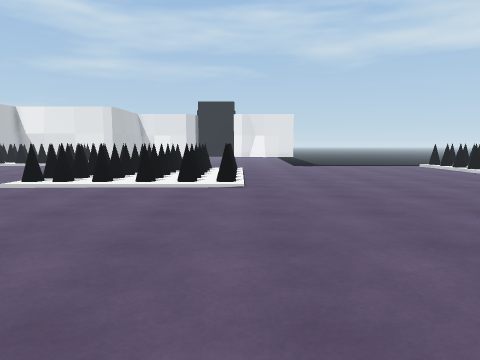
View 1 (above)

18 first-person views from a walk through a 3-D level made in the Unity game engine. The camera is 1.3 m above the floor, tilts 6° down and sees 70° across. The floor is counted in squares, 1 m on a side. Each view is taken from the middle of a square. On the plan, view 1 faces up. The plan holds only what a view shows up to about 15 squares ahead; the rest is blank. The place goes on beyond the plan. The player character is not drawn.

View 2
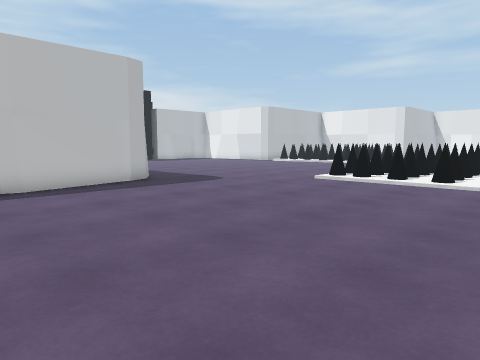

View 3
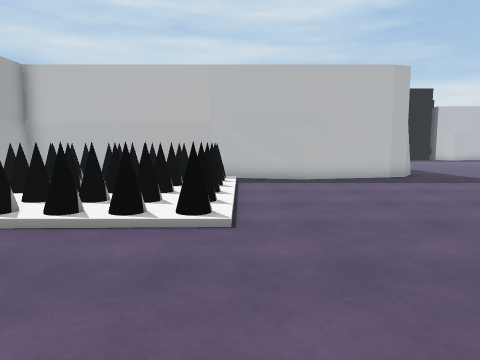

View 4
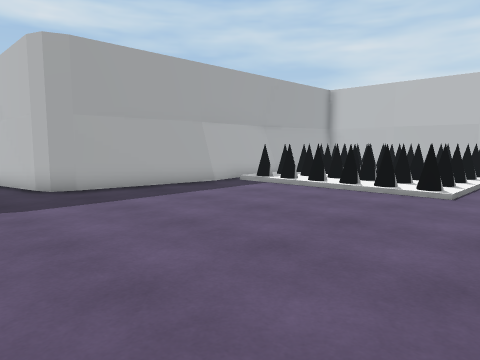

View 5
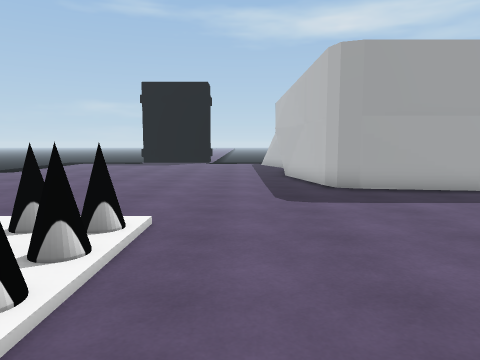

View 6
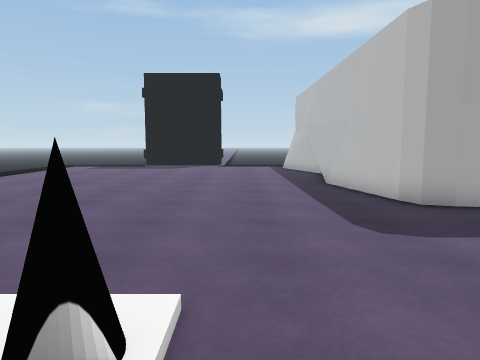

View 7
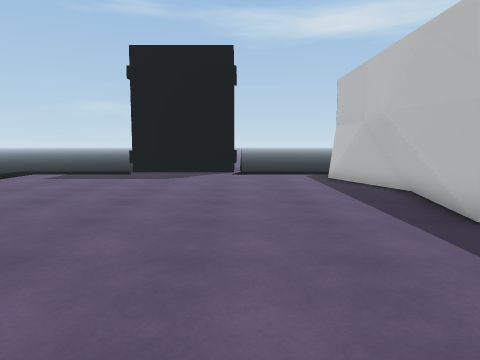

View 8
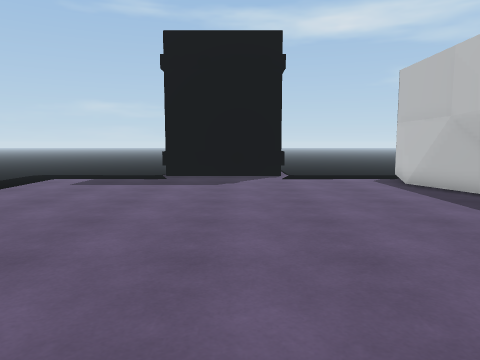

View 9
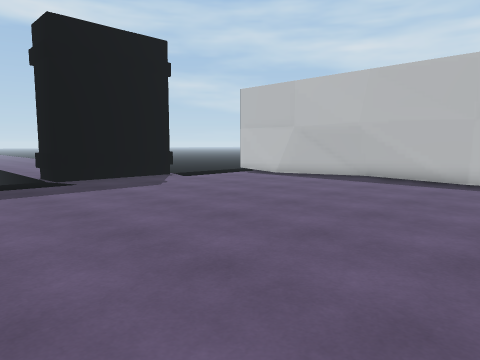

View 10
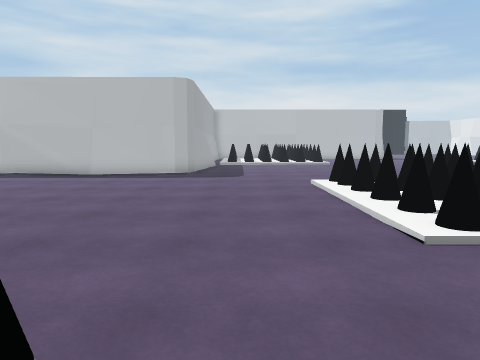

View 11
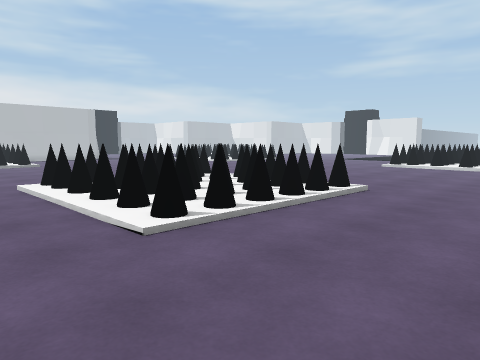

View 12
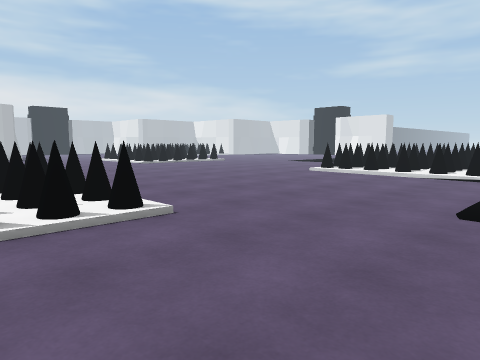

View 13
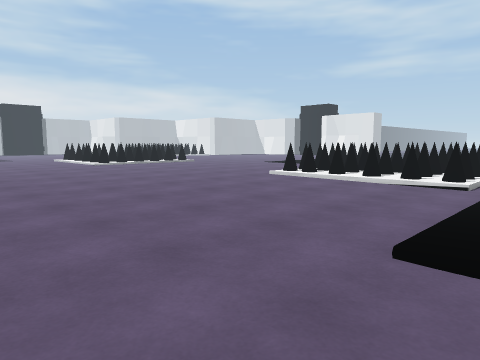

View 14
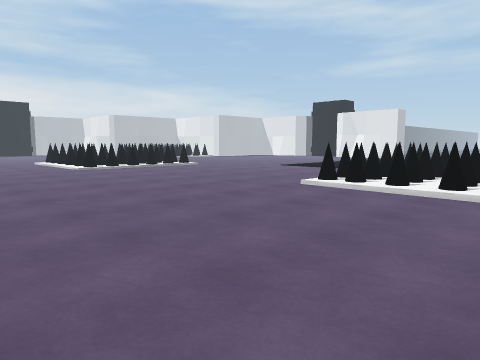

View 15
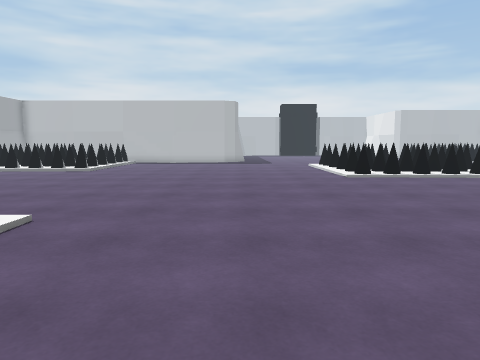

View 16
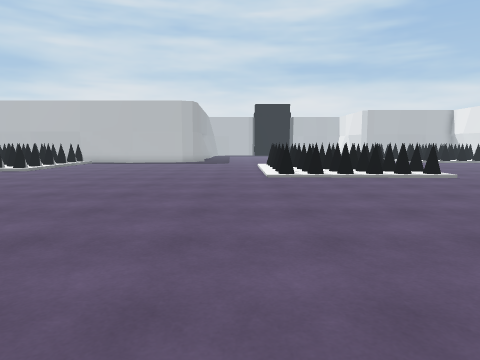

View 17
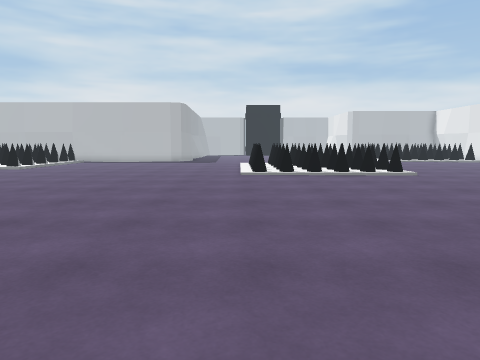

View 18
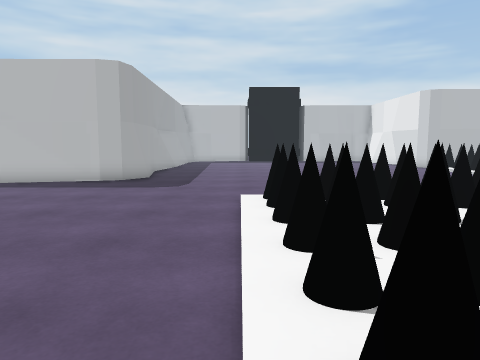

### Floor plan
Key: @ floor where view 1 was taken; # wall or solid block; x gap in a wall; . main floor; : floor 0.25 m higher than the main floor; / step, stairs or slope; = window, fence, low wall or low ledge; v drop or lower ground.
Columns run from 14 left of view 1 to 20 right of it. Each row starts with its distance up from view 1.
 17             #//....      # # # #
 16           = =::...... .. # #:# #/
 15         = #=#::..........###:###/
 14        /=:#=#::..........###:###/
 13      ..#=:#=#:x..........////////
 12       .#=:###:x..................
 11  ......##:###:#..................
 10 ..................................
  9 ..................................
  8 ..................................
  7 ..................................
  6 ###...............................
  5   #................................
  4   ##...............................
  3   ##....................  ........
  2   ##..................###=###......
  1    #................. #######......
  0    #..........@.....  #######.....
 -1    #///////...........#######.... .
 -2    ####:=#=...........=####==....
 -3    ####:###...........#######....
 -4    #### =#=...........###:##=.....
 -5    #### =#=.......................
 -6    #### ###......................
 -7    ## = ===..................... .
 -8    ## # ###.....................#
 -9    ##    #########..............
-10          #       #............
-11                  #............ .
-12                  #.............
-13                  ##.............
-14                  ##.............
-15                   #............
-16                   #.............
-17                  ##.............
-18                  ##............
-19                  ##............
-20                  ##.............
-21                  ##..............
-22                   #..............
-23                   #..............
-24                  ##...######.....
-25                  vvvvv     #

Positions as (right, up) in squares from view 1, and headings:
1: (0, 0), facing up
2: (0, -1), facing up-left
3: (2, -1), facing left
4: (6, 1), facing down-left
5: (6, 1), facing down
6: (7, -2), facing down
7: (8, -8), facing down
8: (10, -10), facing down
9: (17, -11), facing down-left
10: (19, -7), facing left
11: (19, -7), facing up-left
12: (20, -1), facing up-left
13: (20, 2), facing up-left
14: (17, 4), facing up-left
15: (13, 6), facing left
16: (13, 9), facing left
17: (14, 10), facing left
18: (1, 10), facing left
